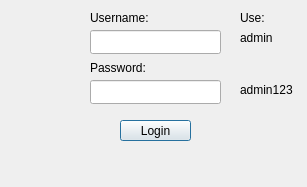
<?xml version="1.0" encoding="UTF-8"?>
<ui version="4.0">
 <class>adminLogin</class>
 <widget class="QDialog" name="adminLogin">
  <property name="geometry">
   <rect>
    <x>0</x>
    <y>0</y>
    <width>307</width>
    <height>187</height>
   </rect>
  </property>
  <property name="windowTitle">
   <string>Login</string>
  </property>
  <widget class="QLabel" name="username_label">
   <property name="geometry">
    <rect>
     <x>90</x>
     <y>10</y>
     <width>71</width>
     <height>16</height>
    </rect>
   </property>
   <property name="font">
    <font>
     <family>Arial</family>
    </font>
   </property>
   <property name="text">
    <string>Username:</string>
   </property>
  </widget>
  <widget class="QLineEdit" name="username_input">
   <property name="geometry">
    <rect>
     <x>90</x>
     <y>30</y>
     <width>131</width>
     <height>24</height>
    </rect>
   </property>
  </widget>
  <widget class="QLabel" name="password_label">
   <property name="geometry">
    <rect>
     <x>90</x>
     <y>60</y>
     <width>71</width>
     <height>16</height>
    </rect>
   </property>
   <property name="font">
    <font>
     <family>Arial</family>
    </font>
   </property>
   <property name="text">
    <string>Password:</string>
   </property>
  </widget>
  <widget class="QLineEdit" name="password_input">
   <property name="geometry">
    <rect>
     <x>90</x>
     <y>80</y>
     <width>131</width>
     <height>24</height>
    </rect>
   </property>
   <property name="echoMode">
    <enum>QLineEdit::Password</enum>
   </property>
  </widget>
  <widget class="QPushButton" name="login_btn">
   <property name="geometry">
    <rect>
     <x>120</x>
     <y>120</y>
     <width>71</width>
     <height>21</height>
    </rect>
   </property>
   <property name="font">
    <font>
     <strikeout>false</strikeout>
    </font>
   </property>
   <property name="text">
    <string>Login</string>
   </property>
  </widget>
  <widget class="QLabel" name="wrong_label">
   <property name="geometry">
    <rect>
     <x>90</x>
     <y>150</y>
     <width>171</width>
     <height>20</height>
    </rect>
   </property>
   <property name="text">
    <string/>
   </property>
  </widget>
  <widget class="QLabel" name="label">
   <property name="geometry">
    <rect>
     <x>240</x>
     <y>30</y>
     <width>49</width>
     <height>16</height>
    </rect>
   </property>
   <property name="text">
    <string>admin</string>
   </property>
  </widget>
  <widget class="QLabel" name="label_2">
   <property name="geometry">
    <rect>
     <x>240</x>
     <y>80</y>
     <width>61</width>
     <height>20</height>
    </rect>
   </property>
   <property name="text">
    <string>admin123</string>
   </property>
  </widget>
  <widget class="QLabel" name="label_3">
   <property name="geometry">
    <rect>
     <x>240</x>
     <y>10</y>
     <width>49</width>
     <height>16</height>
    </rect>
   </property>
   <property name="text">
    <string>Use:</string>
   </property>
  </widget>
 </widget>
 <resources/>
 <connections/>
</ui>
